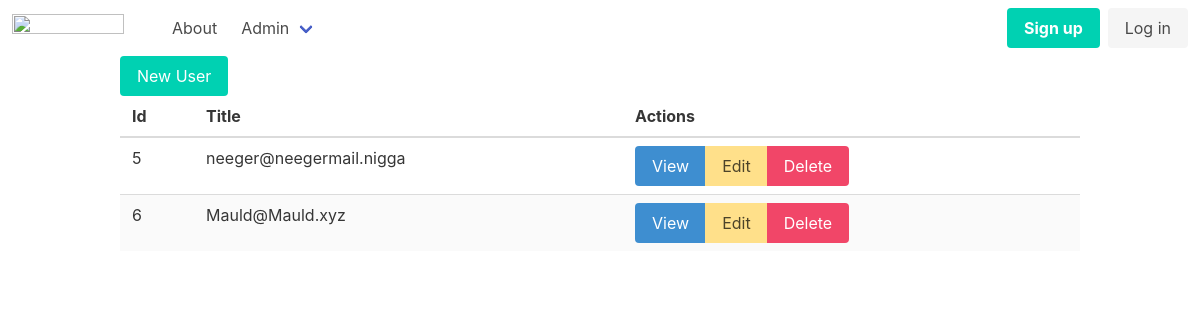
Before: /admin/users with the older database file.
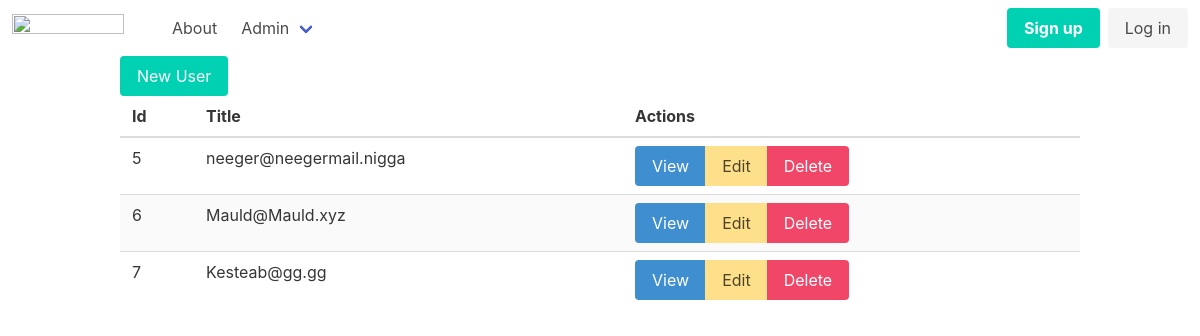
After: the same page with the newer database file.
### tables this page shows
CREATE TABLE users
(
    id       integer
        primary key autoincrement,
    email    text not null
        unique,
    password text not null
);

### src/Router.php (called while the page is built, shortened)
<?php
class Router {
    public static $routes = [];
    public $path;
    public $method;
    public function __construct($path, $method){
        $this->path = parse_url($path, PHP_URL_PATH);
        $this->method = $method;
    }
    public function match(){
        foreach(self::$routes as $route){
            if(strtolower($route['path']) === strtolower($this->path) && $this->method === $route['method']){
                return $route;
            };
        }
        return false;
    }
    public static function addRoute($method, $path, $action){
        self::$routes[] = [
            'method' => $method,
            'path' => $path,
            'action' => $action
        ];
    }
};

### helpers.php (called while the page is built, shortened)
<?php
function view($viewName, $vars = []){
    extract($vars);
    include __DIR__ . "/views/$viewName.php";
}
function auth(){
    return User::auth();
}

### src/Controllers/UserController.php (called while the page is built, shortened)
<?php
class UserController {
    public function index(){
        $users = User::all();
        view('users/index', compact('users'));
    }
}

### src/Models/User.php (called while the page is built, shortened)
<?php
class User extends Model{
    public static function auth(){
        return false;
    }
}

### src/DB.php (called while the page is built, shortened)
<?php
class DB {
    private $conn;
    public function __construct(){
        try {
            $this->conn = new PDO("sqlite:db.sqlite");
            $this->conn->setAttribute(PDO::ATTR_ERRMODE, PDO::ERRMODE_EXCEPTION);
        } catch(PDOException $e) {
            echo "Connection failed: " . $e->getMessage();
        }
    }
    public function all($table, $class){
        $stmt = $this->conn->prepare("SELECT * FROM $table");
        $stmt->execute();
        return $stmt->fetchAll();
    }
}

### src/Models/Model.php (called while the page is built, shortened)
<?php
class Model {
    public static $table;
    public static function all(){
        $db = new DB();
        return $db -> all(static::$table, static::class);
    }
}

### views/users/index.php (the view)
<?php include __DIR__ . '/../partials/header.php' ?>
    <div class="container">
        <a href="/admin/users/new" class="button is-primary">New User</a>
        <table class="table is-striped is-fullwidth">
        <thead>
            <th>
                Id
            </th>
            <th>
                Title
            </th>
            <th>
                Actions
            </th>
        </thead>
                <tbody>
                    <?php foreach ($users as $user):?>
                    <tr>
                        <td><?=$user->id?></td>
                        <td><?=$user->email?></td>
                        <td>
                            <div class="buttons has-addons">
                                <a class="button is-info" href="/admin/users/view?id=<?=$user->id?>">View</a>
                                <a class="button is-warning" href="/admin/users/edit?id=<?=$user->id?>">Edit</a>
                                <a class="button is-danger" href="/admin/users/delete?id=<?=$user->id?>">Delete</a>
                            </div>
                        </td>
                    </tr>
                    <?php endforeach; ?>
                </tbody>
            </table>
    </div>
<?php include __DIR__ . '/../partials/footer.php' ?>

### public/index.php (shortened to what this page needs)
<?php
spl_autoload_register(function ($className){
    $className = substr($className, 3);
});
require __DIR__. '/../helpers.php';
$router = new Router($_SERVER['REQUEST_URI'] , $_SERVER['REQUEST_METHOD']);
$match = $router->match();
if ($match){
    if(is_callable($match['action'])){
        call_user_func($match['action']);
    } else if(is_array($match['action'])){
        $controller = new $class();
        $method = $match['action'][1];
        $controller->$method();
    };
}else{
    echo 404;
}

### views/partials/header.php (shortened to what this page needs)
<!DOCTYPE html>
<html lang="en">
<head>
    <link rel="stylesheet" href="https://cdn.jsdelivr.net/npm/bulma@0.9.4/css/bulma.min.css">
</head>
<body>
<?php include 'nav.php' ?>

### views/partials/nav.php (shortened to what this page needs)
<nav class="navbar" role="navigation" aria-label="main navigation">
  <div class="navbar-brand">
    <a class="navbar-item" href="/">
      <img src="https://bulma.io/images/bulma-logo.png" width="112" height="28">
    </a>
  </div>
  <div id="navbarBasicExample" class="navbar-menu">
    <div class="navbar-start">
      <a class="navbar-item" href="/">
      </a>
      <a class="navbar-item" href="/about">
        About
      </a>
      <div class="navbar-item has-dropdown is-hoverable">
        <a class="navbar-link">
          Admin
        </a>
      </div>
    </div>
    <div class="navbar-end">
      <div class="navbar-item">
        <?php if(auth()): ?>
          <div class="navbar-item has-dropdown is-hoverable">
            <a class="navbar-link">
              <?=auth()->email?>
            </a>
            <div class="navbar-dropdown">
              <a class="navbar-item" href="/logout">
                Logout
              </a>
            </div>
          </div>
        <?php else: ?>
        <div class="buttons">
          <a class="button is-primary" href="/register">
            <strong>Sign up</strong>
          </a>
          <a class="button is-light" href="/login">
            Log in
          </a>
        </div>
        <?php endif; ?>
      </div>
    </div>
  </div>
</nav>

### views/partials/footer.php
</body>
</html>

Changed rows visible on the page:
added users: id "7", email "Kesteab@gg.gg"
